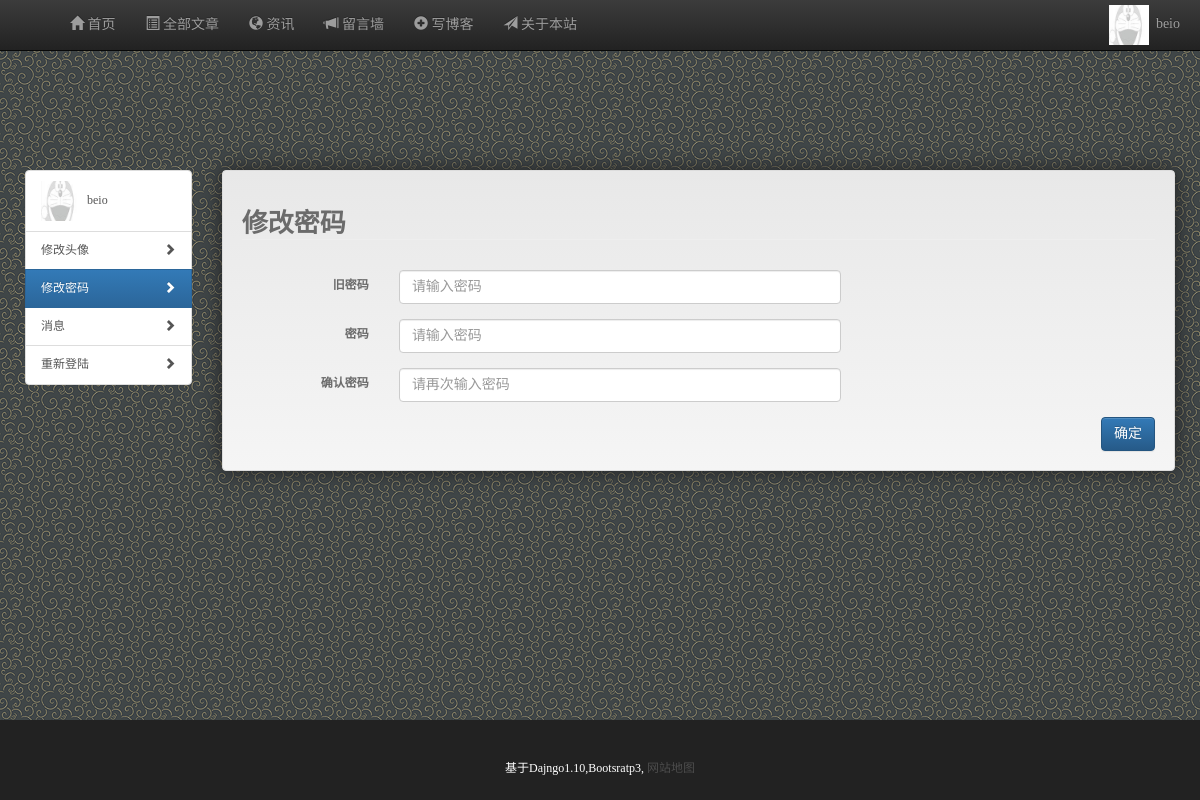
The app's page /user/changepassword (signed in) with its own data.
### beio_auth/models.py (models this page shows)
class BeioUser(AbstractUser):
    username = models.CharField(max_length=20, unique=True, verbose_name='用户名')
    email = models.EmailField(
        verbose_name='邮箱地址',
        max_length=255,
        unique=True
    )
    is_active = models.BooleanField(default=False)
    date_of_birth = models.DateField(
        verbose_name='生日', default=timezone.now)
    img = models.CharField(max_length=200, default='/media/tx/default.jpg',
                           verbose_name=u'头像地址')
    intro = models.CharField(max_length=200, blank=True, null=True,
                             verbose_name=u'简介')
    USERNAME_FIELD = 'username'
    REQUIRED_FIELDS = ['email']

### beio_blog/views.py (the view, shortened to what this page needs)
# urls.py: url(r'^user/(?P<slug>\w+)$', UserView.as_view(), name='user-view'),
class UserView(BaseMixin, TemplateView):
    template_name = 'beio_auth/login.html'
    def get(self, request, *args, **kwargs):
        slug = self.kwargs.get('slug')
        if slug in ["forgetpassword", "register", "login"]:
            self.template_name = "beio_auth/" + slug + ".html"
            return render(request, "beio_auth/" + slug + ".html")
        if not request.user.is_authenticated():
            logger.error(u'[UserView]用户未登陆')
            return render(request, 'beio_auth/login.html')
        if slug == "logout":
            auth.logout(request)
            return render(request, 'beio_auth/login.html')
        if slug in ["logout", "changepassword", "changetx"]:
            self.template_name = "beio_auth/" + slug + ".html"
            return render(request, "beio_auth/" + slug + ".html")
        return super(UserView, self).get(request, *args, **kwargs)
        logger.error(u'[UserView]不存在此接口')
        raise Http404

### beio_auth/templates/beio_auth/changepassword.html (shortened to what this page needs)
{% extends 'beio_auth/base.html' %}
{% block main%}
        <div id="change-password" class="well clearfix">
            <h1 class="underline">修改密码</h1>
            <form id="change-password-form" class="form-horizontal" method="post" role="form">
                <div class="form-group">
                    <label for="old-password" class="col-sm-2 control-label">旧密码</label>
                    <div class="col-sm-6">
                        <input type="password" class="form-control" id="old-password" placeholder="请输入密码">
                    </div>
                </div>
                <div class="form-group">
                    <label for="new-password-1" class="col-sm-2 control-label">密码</label>
                    <div class="col-sm-6">
                        <input type="password" class="form-control" id="new-password-1" placeholder="请输入密码">
                    </div>
                </div>
                <div class="form-group">
                    <label for="new-password-2" class="col-sm-2 control-label">确认密码</label>
                    <div class="col-sm-6">
                        <input type="password" class="form-control" id="new-password-2" placeholder="请再次输入密码">
                    </div>
                </div>
                <button id="change-password-button" type="submit" class="btn btn-primary pull-right">
                确定
        </button>
            </form>
        </div>
{%endblock%}

### beio_auth/templates/beio_auth/base.html (shortened to what this page needs)
<!DOCTYPE html>
<html lang="zh-cn">
<head>
    {% load staticfiles %}
    {% url 'user-view' 'logout' as logout_url%}
    {% url 'user-view' 'changetx' as changetx_url %}
    {% url 'user-view' 'changepassword' as changepassword_url %}
    {% url 'user-view' 'notification' as notification_url%} {% comment %}本地样式{% endcomment %}
    <link rel="stylesheet" href="https://cdn.bootcss.com/bootstrap/3.3.7/css/bootstrap.min.css"
>
    <link rel="stylesheet" href="https://cdn.bootcss.com/bootstrap/3.3.7/css/bootstrap-theme.min.css"
>
    <link rel="stylesheet" href="{% static 'prism/prism.css' %}">
    <link rel="stylesheet" href="{% static '/css/vmaig.css' %}">
    <link rel="stylesheet" href="{% static '/css/auth.css' %}">
    <link rel="stylesheet" href="{% static 'tapmodo-Jcrop/css/jquery.Jcrop.min.css' %}"> {% block css%} {% endblock%}
</head>
<body id="vmaig">
    {% include "beio_blog/include/nav.html"%}
    <div id="vmaig-main">
        <div id="vmaig-content" class="container">
            <div class="row">
                <div style="height:80px;"></div>
                <div class="col-md-2">
                    <a class="list-group-item">
                                <img src="{{user.img}}" alt="" width="40">
                                &nbsp;{{user.username}}
                            </a>
                    <a href="{{changetx_url}}" class="list-group-item ">
                                修改头像
                                <span class="glyphicon glyphicon-chevron-right pull-right"></span>
                            </a>
                    <a href="{{changepassword_url}}" class="list-group-item ">
                                修改密码
                                <span class="glyphicon glyphicon-chevron-right pull-right"></span>
                            </a>
                    <a href="{{notification_url}}" class="list-group-item">
                                消息
                                <span class="glyphicon glyphicon-chevron-right pull-right"></span>
                            </a>
                    <a href="{{logout_url}}" class="list-group-item">
                                重新登陆
                                <span class="glyphicon glyphicon-chevron-right pull-right"></span>
                            </a>
                </div>
                <div class="col-md-10">
                    {%block main%} {% endblock %} {% block js%}{% endblock%}
                </div>
            </div>
        </div>
        <footer>
            <div class="container">
                <p class="text-center">基于Dajngo1.10,Bootsratp3, <a href="/">网站地图</a></p>
            </div>
        </footer>
    </div>
</body>
</html>

### beio_blog/templates/beio_blog/include/nav.html (shortened to what this page needs)
{% url 'index-view' as index_url %}
 {% url 'all-view' as all_url %}
 {% url 'news-view' as news_url %}
 {%url 'post_new' as post_new%}
  {% url 'user-view' 'down' as down%}
<header id="vmaig-header" class="navbar navbar-inverse navbar-fixed-top navbar-vmaig">
    <div class="container">
        <div class="navbar-header">
            <div class="navbar-brand">{{website_title}}</div>
        </div>
        <div class="collapse navbar-collapse" id="vmaig-navbar-collapse">
            <ul class="nav navbar-nav">
                <li class="">
                    <a href="{{index_url}}">
                        <span class="glyphicon glyphicon-home"></span> 首页
                    </a>
                </li>
                <li>
                    <a href="{{all_url}}">
                        <span class="glyphicon glyphicon-list-alt "></span> 全部文章
                    </a>
                </li>
                <li>
                    <a href="{{news_url}}">
                        <span class="glyphicon glyphicon-globe"></span> 资讯
                    </a>
                </li>
                <li id="leavemsg">
                    <a href="{{down}}">
                        <span class="glyphicon glyphicon glyphicon-bullhorn"></span>
                        留言墙
                    </a>
                </li>
                {%if user.is_authenticated%}
                <li id="leavemsg">
                    <a href="{{post_new}}">
                        <span class="glyphicon glyphicon-plus-sign"></span>
                        写博客
                    </a>
                </li>
                <li id="aboutme">
                    <a href="/About">
                        <span class="glyphicon glyphicon-send"></span>
                        关于本站
                    </a>
                </li>
                {%endif%}
            </ul>
            <ul class="nav navbar-nav navbar-right">
                {% if not user.is_authenticated %}
                <li>
                    <a id="nav-login" data-toggle="modal" data-target="#login-modal" style="padding-right:0px;cursor:pointer;">
                        登陆
                    </a>
                </li>
                <li>
                    <a id="nav-register" data-toggle="modal" data-target="#register-modal" style="padding-right:0px;cursor:pointer">
                        注册
                    </a>
                </li>
                {%else%}
                <li class="dropdown">
                    <a href="javascript:;" style="padding:5px;" data-toggle="dropdown">
                        <img src="{{ user.img }}" alt="" width="40"> &nbsp;{{user.username}}
                    </a>
                </li>
                {% endif %}
            </ul>
        </div>
    </div>
</header>

### static/css/vmaig.css (style rules this page uses)
html, body { overflow-x: hidden; overflow-y: auto; }
body { font-family:"Microsoft YaHei","WenQuanYi Micro Hei","tohoma,sans-serif"; color:#6B6B6B; font-size:12px; background:url('../images/bg2.gif') repeat scroll 0% 0% transparent; }
header { font-size:14px; }
body,html { margin: 0; padding: 0; height:100%; }
#vmaig-main { position: relative; min-height:100%; _height:100%; }
#vmaig-content { padding: 10px; padding-bottom: 30px; }
footer { position: absolute; bottom: 0; height: 30px; width: 100%; background:#ccc; }
h1, h2, h3, h4, h5, h6, .h1, .h2, .h3, .h4, .h5, .h6 { font-family:"Microsoft YaHei","WenQuanYi Micro Hei","tohoma,sans-serif"; font-weight: 700; }
a { color:#4C4C4C; }
#vmaig { padding-top:50px; }
#vmaig-main { padding:30px 0px; }
footer { padding: 40px 0; color: #fff; text-align: center; background-color: #222; }
.well { background-color:#FFF; box-shadow:0px 0px 20px #222; }
.underline { border-bottom:1px solid #eee; }
.list-group-item { border:solid inset #EEE; }
.navbar-vmaig .navbar-brand { font-weight:bold; font-size:25px; margin-right:10px; color:#000; text-shadow: 1px 2px 5px rgba(255, 255, 255, 0.1), 0px 0px 30px rgba(255, 255, 255, 0.125); }

### static/css/auth.css (style rules this page uses)
#change-password h1 { margin-bottom: 30px; font-size: 26px; font-weight: bold; border-bottom: 1px solid #eee; }

### records on screen
BeioUser: img (picture), username "beio"
